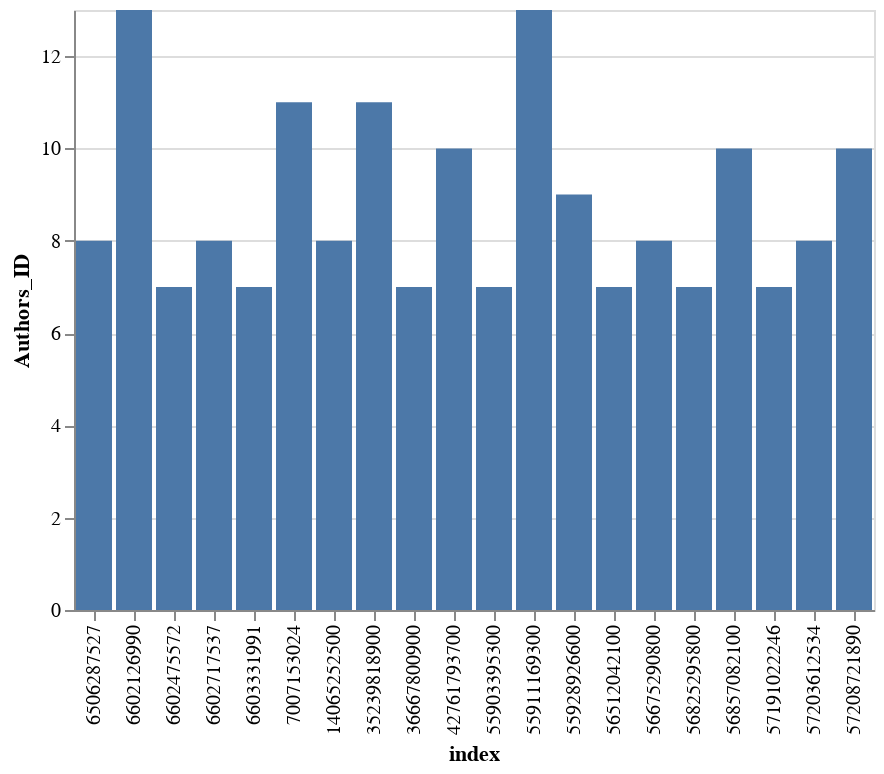

The notebook cell saved with this chart:
### Code cell
# Visualizing which authors_id appear the most, i.e. they are authors of many titles
toplot = data_na['Authors_ID'].value_counts(ascending=False).nlargest(20).reset_index()
alt.Chart(toplot).mark_bar().encode(
    x='index:N',
    y='Authors_ID:Q'
)

### Figure 1 — Vega-Lite specification as saved in the notebook (floating-point values rounded to 4 significant figures)
{"config": {"view": {"continuousWidth": 400, "continuousHeight": 300}}, "data": {"name": "data-5b1d37f34e3f6b2e4fdc2d5a38e0c916"}, "mark": "bar", "encoding": {"x": {"field": "index", "type": "nominal"}, "y": {"field": "Authors_ID", "type": "quantitative"}}, "$schema": "https://vega.github.io/schema/vega-lite/v4.17.0.json", "datasets": {"data-5b1d37f34e3f6b2e4fdc2d5a38e0c916": [{"index": 55911169300, "Authors_ID": 13}, {"index": 6602126990, "Authors_ID": 13}, {"index": 7007153024, "Authors_ID": 11}, {"index": 35239818900, "Authors_ID": 11}, {"index": 56857082100, "Authors_ID": 10}, {"index": 42761793700, "Authors_ID": 10}, {"index": 57208721890, "Authors_ID": 10}, {"index": 55928926600, "Authors_ID": 9}, {"index": 6506287527, "Authors_ID": 8}, {"index": 6602717537, "Authors_ID": 8}, {"index": 14065252500, "Authors_ID": 8}, {"index": 57203612534, "Authors_ID": 8}, {"index": 56675290800, "Authors_ID": 8}, {"index": 57191022246, "Authors_ID": 7}, {"index": 55903395300, "Authors_ID": 7}, {"index": 6602475572, "Authors_ID": 7}, {"index": 56512042100, "Authors_ID": 7}, {"index": 6603331991, "Authors_ID": 7}, {"index": 56825295800, "Authors_ID": 7}, {"index": 36667800900, "Authors_ID": 7}]}}
